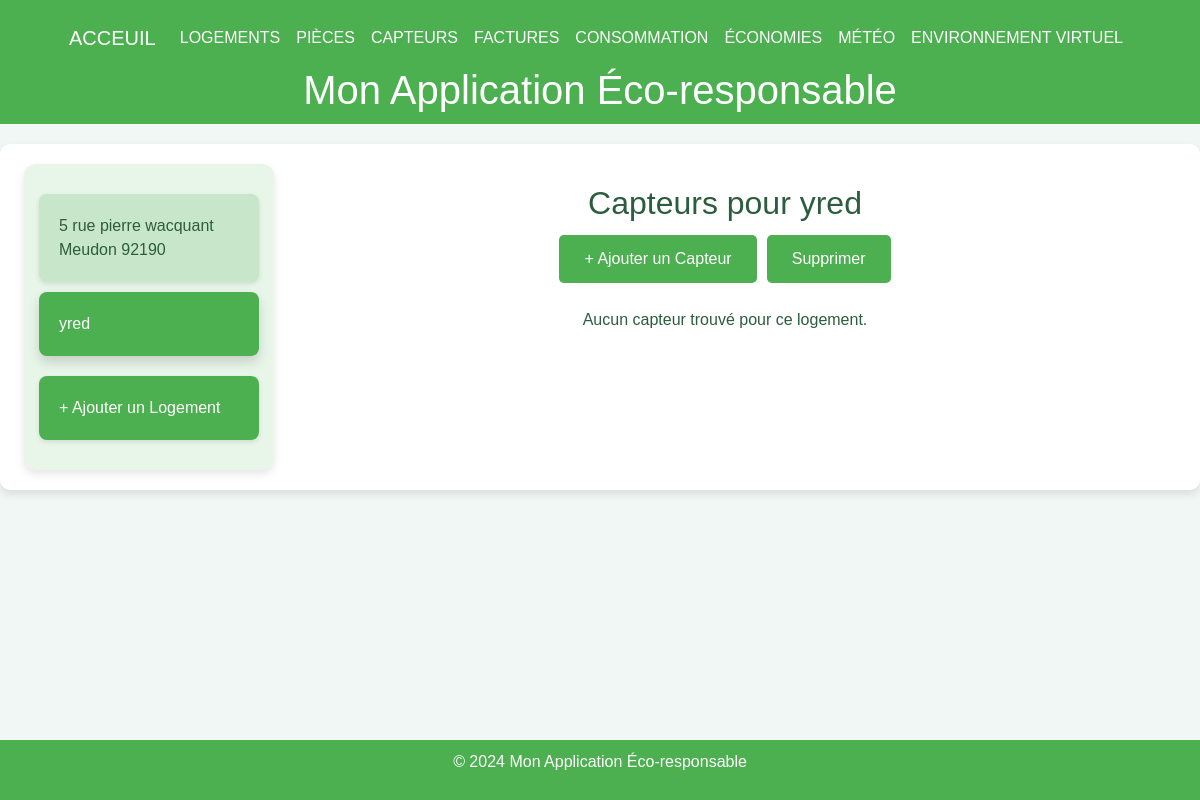
/sensors/2, run on an earlier commit of the app's database.
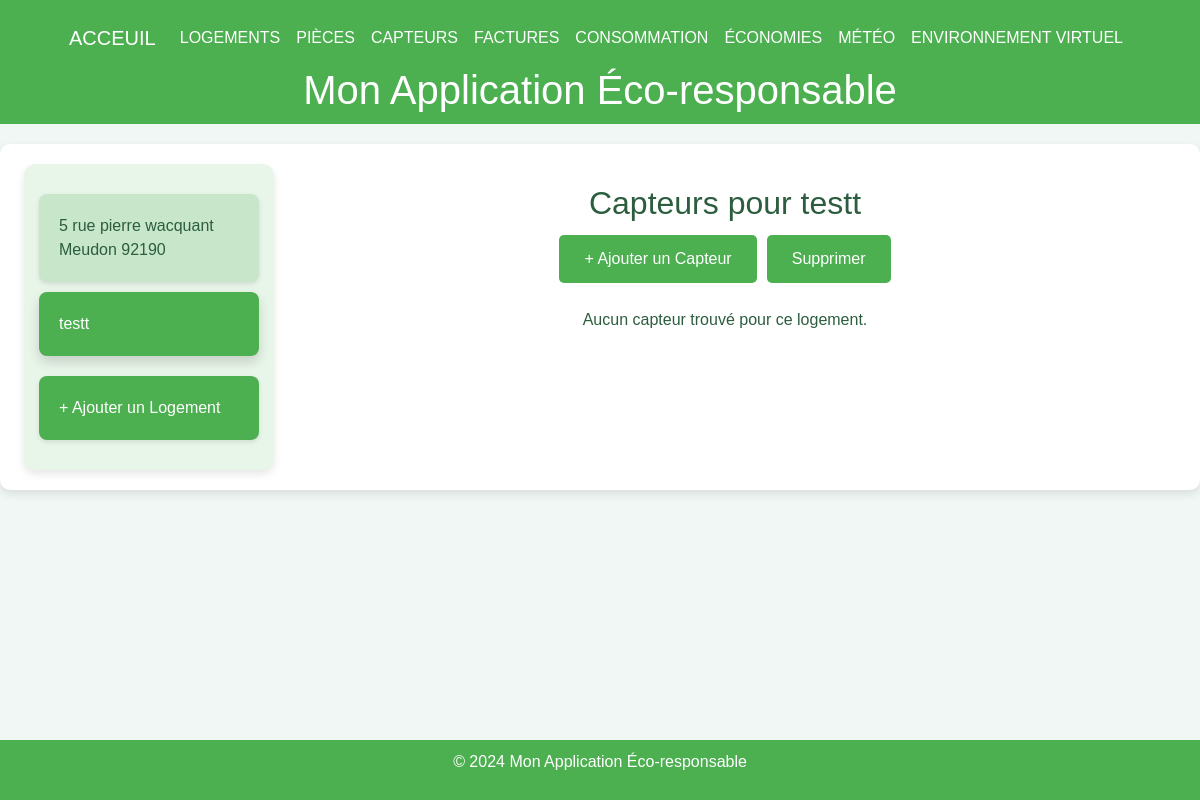
And on a later commit of the database.
### tables this page shows
CREATE TABLE Housing (
housing_id INTEGER PRIMARY KEY, -- Identifiant unique pour chaque logement
address VARCHAR(255), -- Adresse du logement
phone_number VARCHAR(20), -- NumÃ©ro de contact pour le logement
ip_address VARCHAR(15), -- Adresse IP associÃ©e au logement
insert_date TIMESTAMP DEFAULT CURRENT_TIMESTAMP -- Horodatage de l'ajout de l'enregistrement
);

### main.py (the view)
@app.get("/sensors/{housing_id}", response_class=HTMLResponse)
def get_sensors_by_housing(request: Request, housing_id: int):
    conn = get_db_connection()
    logements = conn.execute("SELECT housing_id, address FROM Housing").fetchall()
    sensors_by_room = conn.execute("""
        SELECT r.name AS room_name, s.sensor_id, s.type_id, s.commercial_reference, s.communication_port, r.room_id
        FROM Sensor s
        JOIN Room r ON s.room_id = r.room_id
        WHERE r.housing_id = ?
        ORDER BY r.room_id
    """, (housing_id,)).fetchall()
    rooms = conn.execute("SELECT room_id, name FROM Room WHERE housing_id = ?", (housing_id,)).fetchall()
    conn.close()
    selected_logement_address = next((logement['address'] for logement in logements if logement['housing_id'] == housing_id), None)
    return templates.TemplateResponse("configuration.html", {
        "request": request,
        "logements": logements,
        "sensors_by_room": sensors_by_room,
        "rooms": rooms,
        "selected_id": housing_id,
        "selected_logement_address": selected_logement_address
    })

### templates/configuration.html (shortened to what this page needs)
{% extends "layout.html" %}
{% block content %}
<div class="container-fluid">
      <div class="menu">
            {% for logement in logements %}
            <div class="menu-item {% if selected_id == logement.housing_id %}active{% endif %}"
                  onclick="location.href='/sensors/{{ logement.housing_id }}'">
                  {{ logement.address }}
            </div>
            {% endfor %}
            <div class="menu-item" style="background-color: #4caf50; color: white;"
                  onclick="location.href='http://localhost:8000/logements'">
                  + Ajouter un Logement
            </div>
      </div>
      <div class="content">
            <h2 class="text-center">Capteurs pour {{ selected_logement_address or 'Logement par Défaut' }}</h2>
            <div class="actions">
                  <button class="btn" onclick="openAddModal()">+ Ajouter un Capteur</button>
                  <button class="btn" onclick="deleteSelected()">Supprimer</button>
            </div>
            {% if sensors_by_room %}
            {% for room in rooms %}
            <div class="room-section">
                  <h3 class="text-center">Pièce : {{ room.name }}</h3>
                  <div class="d-flex flex-wrap justify-content-center">
                        {% for sensor in sensors_by_room if sensor.room_id == room.room_id %}
                        <div class="tile" id="tile-{{ sensor.sensor_id }}">
                              <h4>Type : {{ sensor.type }}</h4>
                              <p><strong>Référence :</strong> {{ sensor.commercial_reference }}</p>
                              <p><strong>Port :</strong> {{ sensor.communication_port }}</p>
                              <button class="btn"
                                    onclick="openEditModal('{{ sensor.sensor_id }}', '{{ sensor.room_id }}', '{{ sensor.type_id }}', '{{ sensor.commercial_reference }}', '{{ sensor.communication_port }}')">Modifier</button>
                              <button class="btn" onclick="toggleSelection('{{ sensor.sensor_id }}')">Sélectionner</button>
                        </div>
                        {% endfor %}
                  </div>
            </div>
            {% endfor %}
            <div class="room-section">
                  <h3>Capteurs non assignés</h3>
                  <div class="d-flex flex-wrap justify-content-center">
                        {% for sensor in sensors_by_room if sensor.room_id == null %}
                        <div class="tile" id="tile-{{ sensor.sensor_id }}">
                              <h4>Type : {{ sensor.type }}</h4>
                              <p><strong>Référence :</strong> {{ sensor.commercial_reference }}</p>
                              <p><strong>Port :</strong> {{ sensor.communication_port }}</p>
                              <button class="btn"
                                    onclick="openEditModal('{{ sensor.sensor_id }}', null, '{{ sensor.type_id }}', '{{ sensor.commercial_reference }}', '{{ sensor.communication_port }}')">Modifier</button>
                              <button class="btn" onclick="toggleSelection('{{ sensor.sensor_id }}')">Sélectionner</button>
                        </div>
                        {% endfor %}
                  </div>
            </div>
            {% else %}
            <p class="text-center">Aucun capteur trouvé pour ce logement.</p>
            {% endif %}
      </div>
</div>
{% endblock %}

What changed in the data, as far as the page shows it:
removed Housing: address "yred"
added Housing: address "testt"
